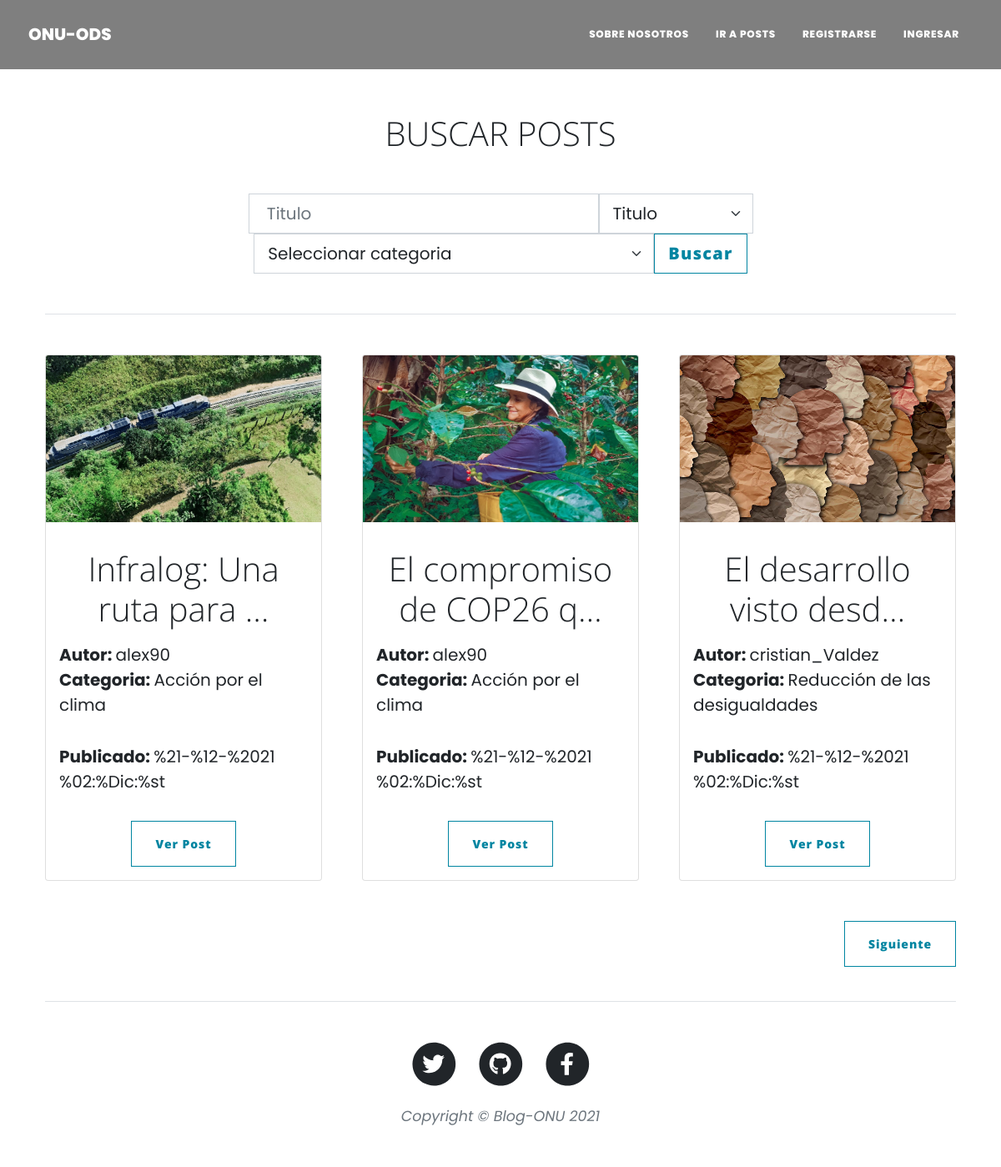
/posts/, run on the app's committed database.
### apps/post/models.py (models this page shows, shortened)
class Post(models.Model):
    titulo = models.CharField(max_length=300)
    contenido = models.TextField(max_length=10000)
    imagen = models.ImageField(upload_to="post/", null = True)
    autor = models.ForeignKey(User, on_delete = models.CASCADE, default=1)
    fecha_creado = models.DateTimeField(auto_now_add=True, null=True)
    fecha_modificado = models.DateTimeField(auto_now=True)
    categoria = models.ForeignKey(Categoria, on_delete = models.SET_NULL, null=True)
    permitir_comentarios = models.BooleanField(default = True)

class Categoria(models.Model):
    titulo = models.CharField(max_length=45)
    def __str__(self):
        return self.titulo

### apps/post/views.py (the view)
# urls.py: path('posts/', views.listar_posts, name = 'listar_posts'),
def listar_posts(request):
    search_form = BusquedaPost(request.GET or None)
    if search_form.is_valid():
        filtro_titulo = request.GET.get("titulo", "")
        orden_post = request.GET.get("orden", None)
        param_categorias = request.GET.get("categoria")
        posts = Post.objects.filter(titulo__icontains = filtro_titulo)
        if param_categorias:
            posts = posts.filter(categoria__id = param_categorias)  # era categoria__id__in y no funcionaba
        if orden_post == "titulo":
            posts= posts.order_by("titulo")
        elif orden_post == "comentarios":
            lista = []
            for post in posts:
                if post.cant_comentarios() > 0:
                    lista.append(post.id)
            posts= posts.filter(id__in = lista)         #filtra los posts que tienen comentarios
        elif orden_post == "antiguo":
            posts= posts.order_by("fecha_creado")
        elif orden_post == "nuevo":
            posts= posts.order_by("-fecha_creado")
    else:
        posts = Post.objects.all()
    paginator = Paginator(posts, 3)
    num_pagina = request.GET.get('page')
    pagina_actual = paginator.get_page(num_pagina)
    contexto = {"search_form":search_form,
                'posts': pagina_actual,
                }
    template = "post/listar_posts.html"
    return render(request, template ,contexto)

### apps/post/forms.py
class BusquedaPost(forms.Form):
    titulo = forms.CharField(max_length=30, required = False)
    ORDER_OPCIONES = (
        ("titulo", "Titulo"),
        ("comentarios", "Comentarios"),
        ("Fecha",(
            ("antiguo", "Antiguo"),
            ("nuevo", "Nuevo"))
        ))
    orden = forms.ChoiceField(choices=ORDER_OPCIONES, widget=forms.Select, required = False, initial="titulo")
    categoria = forms.ModelChoiceField(queryset=Categoria.objects.all(), widget=forms.Select, required = False, empty_label="Seleccionar categoria")
    def __init__(self, *args, **kwargs):
        super(BusquedaPost, self).__init__(*args, **kwargs)
        self.fields["titulo"].widget.attrs.update({'class':'form-control form-control-lg', 'placeholder':' Titulo', 'type':'text'})
        self.fields["orden"].widget.attrs.update({'select class':'form-select form-select-lg'})
        self.fields["categoria"].widget.attrs.update({ 'select class':'form-select form-select-lg'})

### apps/post/templates/post/listar_posts.html (shortened to what this page needs)
{% extends 'index.html' %}
{% block contenido %}
<br>
<br>
<br>
<br>
<div class="container px-4 px-lg-">
    <div class="row gx-4 gx-lg-5 justify-content-center">
        <div class="text-center">
            <h1 class="display-6 my-3" >BUSCAR POSTS</h1>
            <form method = "GET" action="">
                <div class="container mt-5">
                    <ul class="nav justify-content-center">
                        <li class="nav-item" aria-label=".form-control-lg example">
                            {{search_form.titulo}}
                        </li>
                        <li class="nav-item">
                            <div class="btn-group">
                                <div class="text-center">
                                    {{search_form.orden}}
                                </div>
                            </div>
                        </li>
                        <li class="nav-item">
                            <div class="btn-group">
                                <div class="text-center">
                                    {{search_form.categoria}}
                                </div>
                            </div>
                        </li>
                        <li class="nav-item">
                            <input class="btn btn-outline-primary dropdown-toggle btn-lg" type='submit' value="Buscar">
                        </li>
                    </ul>
                </div>
            </form>
            <hr class="my-5" />
        </div>
        {% for post in posts %}
        <div class="col-sm-6 col-md-4">
            <div class="card">
                {% if post.imagen.url == 'media/imagen' %}
                    {% load static %}
                {% else %}
                    <a href="{%url 'ver_post' post.id%}"><img src="{{post.imagen.url}}" class="card-img-top" height="200px" alt="{{post.titulo}}"></a>
                {% endif %}
                <div class="card-body">
                    <div class="text-center">
                        <h3 class="display-6 my-3">{{ post.titulo | truncatechars:25 }}</h3>
                    </div>
                    <h7><b>Autor: </b><a href="{%url 'perfil' post.autor.id %}">{{ post.autor }}</a></h7><br>
                    <h7><b>Categoria: </b><a href="/posts/?titulo=&orden=nuevo&categoria={{post.categoria.id}}">{{post.categoria}}</a></h7><br>
                    <p><b>Publicado: </b> {{post.fecha_creado}}</p>
                    <div class="text-center">
                        <a href="{%url 'ver_post' post.id%}" class="btn btn-outline-primary">Ver Post</a>
                    </div>
                </div>
            </div>
        </div>
        {% endfor %}
        <div class="mt-5">
            <div class="position-relative">
                {% if posts.has_next %}
                    <div class="position-absolute top-0 end-0" >
                        <a href="{% url 'listar_posts' %}?page={{posts.next_page_number}}&titulo={{search_form.titulo.value|default_if_none:''}}&orden={{search_form.orden.value}}&categoria={{search_form.categoria.value|default_if_none:''}}"><button  class="btn btn-outline-primary" type="button">Siguiente</button></a>
                    </div>
                {% endif %}
            </div>
        </div>
        <div class="mt-5">
{% endblock contenido %}

### templates/index.html (shortened to what this page needs)
{% load static %}
<!DOCTYPE html>
<html lang="es">
    <head>
        <link rel="stylesheet" href="{% static 'dist/css/style.css' %}">
        <link href="https://cdn.jsdelivr.net/npm/bootstrap@5.1.3/dist/css/bootstrap.min.css" rel="stylesheet">
        <link href="{% static 'dist/css/styles.css' %}" rel="stylesheet" />
    </head>
    <body>
        <nav class="navbar navbar-expand-lg navbar-light" id="mainNav">
            <div class="container px-1 px-lg-1">
                <a class="navbar-brand" href="{% url 'inicio' %}">ONU-ODS</a>
                <div class="collapse navbar-collapse" >
                    <ul class="navbar-nav ms-auto py-4 py-lg-0">
                            <li class="nav-item"><a class="nav-link px-lg-3 py-3 py-lg-4" href="{% url 'sobre_nosotros' %}">Sobre nosotros</a></li>
                            <li class="nav-item"><a class="nav-link px-lg-3 py-3 py-lg-4" href="{% url 'listar_posts' %}">Ir a Posts</a></li>
                        {% if not request.user.is_authenticated %}
                            <li class="nav-item"><a class="nav-link px-lg-3 py-3 py-lg-4" href="{% url 'nuevo_usuario' %}">Registrarse</a></li>
                            <li class="nav-item"><a class="nav-link px-lg-3 py-3 py-lg-4" href="{% url 'login' %}">Ingresar</a></li>
                        {% endif %}
                    </ul>
                </div>
            </div>
        </nav>
        <div>
            {%block contenido%}
            {%endblock contenido%}
        <footer class="border-top">
            <div class="container px-4 px-lg-5">
                <div class="row gx-4 gx-lg-5 justify-content-center">
                    <div class="col-md-10 col-lg-8 col-xl-7">
                        <ul class="list-inline text-center">
                            <li class="list-inline-item">
                                <a href="#!">
                                    <span class="fa-stack fa-lg">
                                        <i class="fas fa-circle fa-stack-2x"></i>
                                        <i class="fab fa-twitter fa-stack-1x fa-inverse"></i>
                                    </span>
                                </a>
                            </li>
                            <li class="list-inline-item">
                                <a href="https://github.com/danim78/blog_ONU-ODS">
                                    <span class="fa-stack fa-lg">
                                        <i class="fas fa-circle fa-stack-2x"></i>
                                        <i class="fab fa-github fa-stack-1x fa-inverse"></i>
                                    </span>
                                </a>
                            </li>
                            <li class="list-inline-item">
                                <a href="#!">
                                    <span class="fa-stack fa-lg">
                                        <i class="fas fa-circle fa-stack-2x"></i>
                                        <i class="fab fa-facebook-f fa-stack-1x fa-inverse"></i>
                                    </span>
                                </a>
                            </li>
                        </ul>
                        <div class="small text-center text-muted fst-italic">Copyright &copy; Blog-ONU 2021</div>
                    </div>
                </div>
            </div>
        </footer>
    </body>
</html>

### data on the page
Post: imagen (picture), titulo "Infralog: Una ruta para …", autor "alex90", categoria "Acción por el clima", fecha_creado "%21-%12-%2021 %02:%Dic:%st"
Post: imagen (picture), titulo "El compromiso de COP26 q…", autor "alex90", categoria "Acción por el clima", fecha_creado "%21-%12-%2021 %02:%Dic:%st"
Post: imagen (picture), titulo "El desarrollo visto desd…", autor "cristian_Valdez", categoria "Reducción de las desigualdades", fecha_creado "%21-%12-%2021 %02:%Dic:%st"
